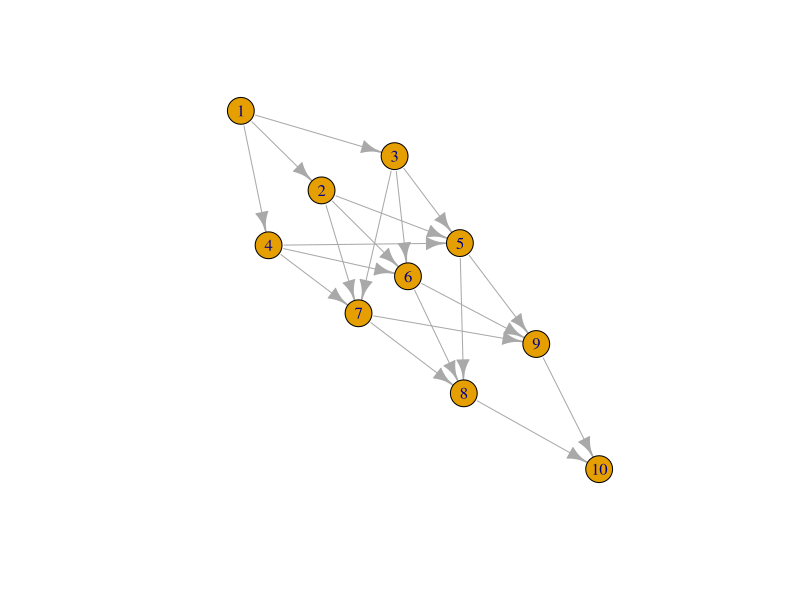

Write the R code that produced this figure.
library(igraph)

E<-c(1,2, 1,3, 1,4, 
     2,5, 2,6, 2,7, 3,5, 3,6, 3,7, 4,5, 4,6, 4,7, 
     5,8, 5,9, 6,8, 6,9, 7,8, 7,9, 
     8,10, 9,10)
W<-c(20, 40, 30, 
     70, 40, 60, 30, 20, 40, 40, 10, 50, 
     10, 40, 60, 30, 30, 30, 
     30, 40)
g <- graph(E)
plot(g)

shortest.paths(g, v = 1, to = 10, weights = W)